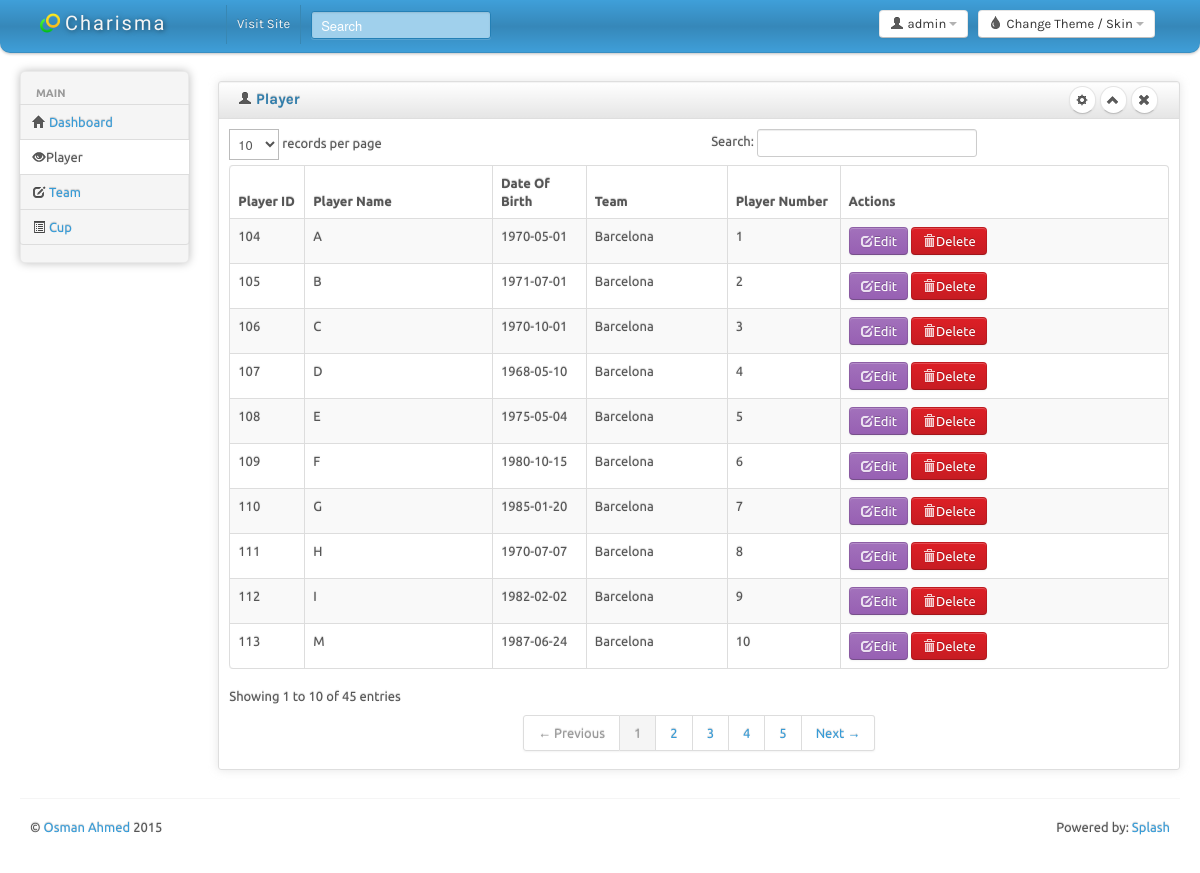
/cup/player.php, run on the app's committed database.
### tables this page shows
CREATE TABLE IF NOT EXISTS `player` (
  `PlayerID` int(10) NOT NULL,
  `PlayerName` varchar(300) NOT NULL,
  `DOB` date NOT NULL,
  `TeamID` int(4) NOT NULL,
  `PlayerNum` int(2) NOT NULL
);

CREATE TABLE IF NOT EXISTS `team` (
  `TeamID` int(5) NOT NULL,
  `Name` varchar(300) NOT NULL,
  `CoachID` int(5) NOT NULL
);

### cup/player.php (the view, shortened to what this page needs)
<!DOCTYPE html>
<html lang="en">
<head>
	<link id="bs-css" href="css/bootstrap-cerulean.css" rel="stylesheet">
	<link href="css/bootstrap-responsive.css" rel="stylesheet">
	<link href="css/charisma-app.css" rel="stylesheet">
	<link href="css/jquery-ui-1.8.21.custom.css" rel="stylesheet">
	<link href='css/fullcalendar.css' rel='stylesheet'>
	<link href='css/fullcalendar.print.css' rel='stylesheet'  media='print'>
	<link href='css/chosen.css' rel='stylesheet'>
	<link href='css/uniform.default.css' rel='stylesheet'>
	<link href='css/colorbox.css' rel='stylesheet'>
	<link href='css/jquery.cleditor.css' rel='stylesheet'>
	<link href='css/jquery.noty.css' rel='stylesheet'>
	<link href='css/noty_theme_default.css' rel='stylesheet'>
	<link href='css/elfinder.min.css' rel='stylesheet'>
	<link href='css/elfinder.theme.css' rel='stylesheet'>
	<link href='css/jquery.iphone.toggle.css' rel='stylesheet'>
	<link href='css/opa-icons.css' rel='stylesheet'>
	<link href='css/uploadify.css' rel='stylesheet'>
</head>
<body>
	<div class="navbar">
		<div class="navbar-inner">
			<div class="container-fluid">
				<a class="brand" href="index.html"> <img alt="Charisma Logo" src="img/logo20.png" /> <span>Charisma</span></a>
				<div class="btn-group pull-right theme-container" >
					<a class="btn dropdown-toggle" data-toggle="dropdown" href="#">
						<i class="icon-tint"></i><span class="hidden-phone"> Change Theme / Skin</span>
						<span class="caret"></span>
					</a>
				</div>
				<div class="btn-group pull-right" >
					<a class="btn dropdown-toggle" data-toggle="dropdown" href="#">
						<i class="icon-user"></i><span class="hidden-phone"> admin</span>
						<span class="caret"></span>
					</a>
				</div>
				<div class="top-nav nav-collapse">
					<ul class="nav">
						<li><a href="#">Visit Site</a></li>
						<li>
							<form class="navbar-search pull-left">
								<input placeholder="Search" class="search-query span2" name="query" type="text">
							</form>
						</li>
					</ul>
				</div>
			</div>
		</div>
	</div>
		<div class="container-fluid">
		<div class="row-fluid">
			<div class="span2 main-menu-span">
				<div class="well nav-collapse sidebar-nav">
        <? require_once "rightmenu.php"; ?>
				</div>
			</div>
                <div id="content" class="span10">
<div class="row-fluid sortable">
<div class="box span12">
<div class="box-header well" data-original-title>
<h2><i class="icon-user"></i> Player</h2>
<div class="box-icon">
<a href="AddPlayer.php" class="btn  btn-round"><i class="icon-cog"></i></a>
<a href="#" class="btn btn-minimize btn-round"><i class="icon-chevron-up"></i></a>
<a href="#" class="btn btn-close btn-round"><i class="icon-remove"></i></a>
</div>
</div>
<div class="box-content">
<table class="table table-striped table-bordered bootstrap-datatable datatable">
<thead>
<tr>
<th width="8%">Player ID</th>
<th width="20%">Player Name</th>
<th width="10%">Date Of Birth</th>
<th width="15%">Team</th>
<th width="12%">Player Number</th>
<th width="35%">Actions</th>
</tr>
</thead>
<tbody>
<?
$GetPlayer = mysql_query("SELECT player.`PlayerID` AS PlayerID, player.`PlayerName` As PlayerName, player.`DOB` AS DOB, team.Name AS TeamName, player.`PlayerNum` AS PlayerNum FROM `player` inner join team on (player.TeamID = team.TeamID) order by player.`PlayerName` ASC");
while($GetPlayerFetch = mysql_fetch_array($GetPlayer)){
?>
    <tr>
    <td><? echo $GetPlayerFetch[PlayerID]; ?></td>
    <td class="center"><? echo $GetPlayerFetch[PlayerName]; ?></td>
    <td class="center"><? echo $GetPlayerFetch[DOB]; ?></td>
    <td class="center"><? echo $GetPlayerFetch[TeamName]; ?></td>
    <td class="center"><? echo $GetPlayerFetch[PlayerNum]; ?></td>
    <td class="center">
    <a class="btn btn-info" href="PlayerEdit.php?ID=<? echo $GetPlayerFetch[PlayerID]; ?>"><i class="icon-edit icon-white"></i>Edit</a>
    <a class="btn btn-danger" href="PlayerDelete.php?ID=<? echo $GetPlayerFetch[PlayerID]; ?>"><i class="icon-trash icon-white"></i>Delete</a>
    </td>
    </tr>
<? } ?>
</tbody>
</table>
</div>
</div>
</div>
                </div>
			</div>
		<hr>
		<footer>
			<p class="pull-left">&copy; <a href="#">Osman Ahmed</a> 2015</p>
			<p class="pull-right">Powered by: <a href="#">Splash</a></p>
		</footer>
	</div>
</body>
</html>

### cup/rightmenu.php
<ul class="nav nav-tabs nav-stacked main-menu">
<li class="nav-header hidden-tablet">Main</li>
<li><a class="ajax-link" href="index.php"><i class="icon-home"></i><span class="hidden-tablet"> Dashboard</span></a></li>
<li><a class="ajax-link" href="player.php"><i class="icon-eye-open"></i><span class="hidden-tablet">Player</span></a></li>
<li><a class="ajax-link" href="team.php"><i class="icon-edit"></i><span class="hidden-tablet"> Team</span></a></li>
<li><a class="ajax-link" href="cup.php"><i class="icon-list-alt"></i><span class="hidden-tablet"> Cup</span></a></li>
</ul>

### cup/css/charisma-app.css (style rules this page uses)
.box { border: 1px solid #DEDEDE; border-radius:3px; -webkit-border-radius:3px; -moz-border-radius:3px; margin-top: 10px; margin-bottom: 10px ; box-shadow: 0 0 10px rgba(189, 189, 189, 0.4); -webkit-box-shadow: 0 0 10px rgba(189, 189, 189, 0.4); -moz-box-shadow: 0 0 10px rgba(189, 189, 189, 0.4); }
.box-header { border:none; padding-top:5px; border-bottom: 1px solid #DEDEDE; border-radius:3px 3px 0 0; -webkit-border-radius:3px 3px 0 0; -moz-border-radius:3px 3px 0 0; height:12px; min-height:12px; margin-bottom: 0; cursor:move; font-weight:bold; font-size:16px; background: -moz-linear-gradient(top, rgba(255,255,255,0) 0%, rgba(0,0,0,0.1) 100%); background: -webkit-gradient(linear, left top, left bottom, color-stop(0%,rgba(255,255,255,0)), color-stop(100%,rgba(0,0,0,0.1))); background: -webkit-linear-gradient(top, rgba(255,255,255,0) 0%,rgba(0,0,0,0.1) 100%); background: -o-linear-gradient(top, rgba(255,255,255,0) 0%,rgba(0,0,0,0.1) 100%); background: -ms-linear-gradient(top, rgba(255,255,255,0) 0%,rgba(0,0,0,0.1) 100%); background: linear-gradient(to bottom, rgba(255,255,255,0) 0%,rgba(0,0,0,0.1) 100%); filter: progid:DXImageTransform.Microsoft.gradient( startColorstr='#00ffffff', endColorstr='#1a000000',GradientType=0 ); }
.box-header h2 { font-size:15px; width:auto; clear:none; float:left; line-height:25px; white-space: nowrap; }
.box-header h2 > i { margin-top:1px; }
.box-icon { float:right; }
.box-icon a { clear:none; float:left; margin:0 2px; height: 18px; width:5px; margin-top: -1px; }
.box-icon a i { margin-left:-4.5px; }
.box-content { padding:10px; }
.btn-round { border-radius: 40px; -webkit-border-radius: 40px; -moz-border-radius: 40px; font-size:12px; padding-top:4px; }
footer { clear:both; }
footer .pull-right { float:right; margin-right:10px; }
footer .pull-left { float:left; margin-left:10px; }
.sidebar-nav { min-height:0; box-shadow: 0 0 10px #BDBDBD; -webkit-box-shadow: 0 0 10px #BDBDBD; -moz-box-shadow: 0 0 10px #BDBDBD; border-radius: 5px; -webkit-border-radius: 5px; -moz-border-radius: 5px; margin-bottom: 0; padding-bottom:0; }
.sidebar-nav > ul > li:not(.nav-header) { margin-right:-2px; margin-left:-2px; }
.brand { font-family: 'Shojumaru', cursive, Arial, serif; letter-spacing:2px; text-shadow:1px 1px 5px rgba(0, 0, 0, 0.5); width:166px; }
.brand img { float:left; height:20px; width:20px; margin-right:5px; }
.brand span { float:left; }
.navbar-search { margin-left:10px; }
.navbar-inner { border-radius:0 0 10px 10px; -webkit-border-radius:0 0 10px 10px; -moz-border-radius:0 0 10px 10px; padding-top:5px; padding-bottom:5px; }
.pull-left { float:left !important; }
.pull-right { float:right !important; }

### cup/player.php (style rules this page uses)
body { padding-bottom: 40px; }
.sidebar-nav { padding: 9px 0; }

### data on the page
player: PlayerID "104", PlayerName "A", DOB "1970-05-01", TeamID.Name "Barcelona", PlayerNum "1"
player: PlayerID "105", PlayerName "B", DOB "1971-07-01", TeamID.Name "Barcelona", PlayerNum "2"
player: PlayerID "106", PlayerName "C", DOB "1970-10-01", TeamID.Name "Barcelona", PlayerNum "3"
player: PlayerID "107", PlayerName "D", DOB "1968-05-10", TeamID.Name "Barcelona", PlayerNum "4"
player: PlayerID "108", PlayerName "E", DOB "1975-05-04", TeamID.Name "Barcelona", PlayerNum "5"
player: PlayerID "109", PlayerName "F", DOB "1980-10-15", TeamID.Name "Barcelona", PlayerNum "6"
player: PlayerID "110", PlayerName "G", DOB "1985-01-20", TeamID.Name "Barcelona", PlayerNum "7"
player: PlayerID "111", PlayerName "H", DOB "1970-07-07", TeamID.Name "Barcelona", PlayerNum "8"
player: PlayerID "112", PlayerName "I", DOB "1982-02-02", TeamID.Name "Barcelona", PlayerNum "9"
player: PlayerID "113", PlayerName "M", DOB "1987-06-24", TeamID.Name "Barcelona", PlayerNum "10"
